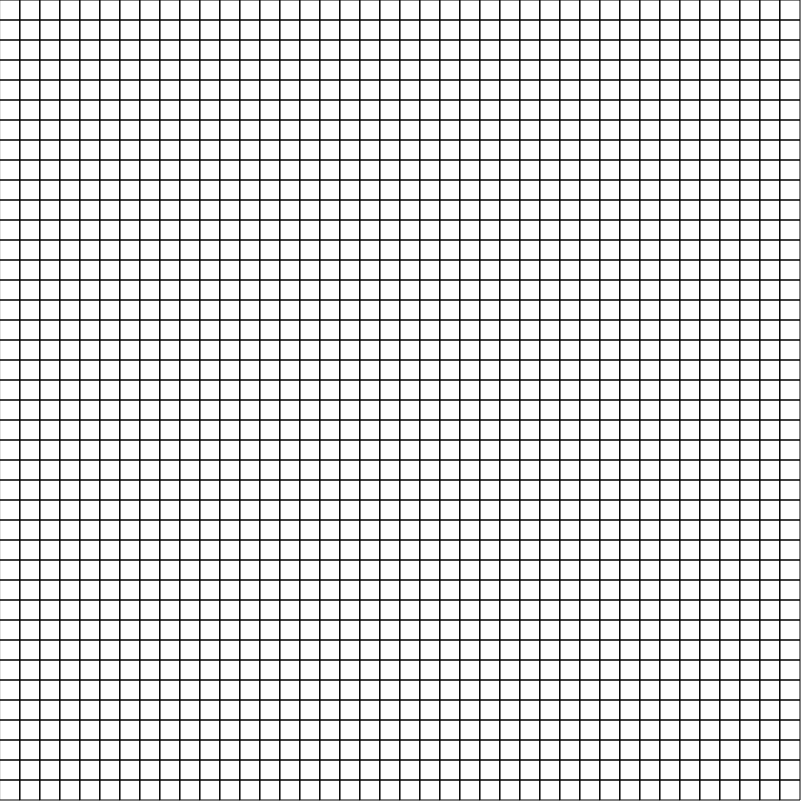
Frame 1 (no input)
Frame 60 (no input): identical to frame 1, image omitted
Frame 120 (the mouse pressed at the canvas centre since frame 60): identical to frame 1, image omitted

The p5.js sketch that drew this single still picture (run headless with seeded random() and noise() and a simulated clock; from frame 60 on, the mouse is pressed at the canvas centre):

// p5.js sketch
// ── sketch.js

function make2DArray(cols, rows) {
	var arr = new Array(cols);
	for (var i = 0; i < arr.length; i++) {
		arr[i] = new Array(rows);
	}
	return arr;
}

var grid;
var cols;
var rows;
var w = 20;

var totalBees = 100;

function setup() {
	let canvas = createCanvas(801, 801);
	canvas.position(windowWidth / 2 - width / 2, windowHeight / 2 - height / 2)

	cols = floor(width / w);
	rows = floor(height / w);
	grid = make2DArray(cols, rows);
	for (var i = 0; i < cols; i++) {
		for (var j = 0; j < rows; j++) {
			grid[i][j] = new Cell(i, j, w);
		}
	}

	// Pick totalBees spots
	var options = [];
	for (var i = 0; i < cols; i++) {
		for (var j = 0; j < rows; j++) {
			options.push([i, j]);
		}
	}


	for (var n = 0; n < totalBees; n++) {
		var index = floor(random(options.length));
		var choice = options[index];
		var i = choice[0];
		var j = choice[1];
		// Deletes that spot so it's no longer an option
		options.splice(index, 1);
		grid[i][j].bee = true;
	}


	for (var i = 0; i < cols; i++) {
		for (var j = 0; j < rows; j++) {
			grid[i][j].countBees();
		}
	}

}

function gameOver() {
	for (var i = 0; i < cols; i++) {
		for (var j = 0; j < rows; j++) {
			grid[i][j].revealed = true;
		}
	}
}

function mousePressed() {
	for (var i = 0; i < cols; i++) {
		for (var j = 0; j < rows; j++) {
			if (grid[i][j].contains(mouseX, mouseY)) {
				grid[i][j].reveal();

				if (grid[i][j].bee) {
					gameOver();
				}

			}
		}
	}
}

function draw() {
	background(255);
	for (var i = 0; i < cols; i++) {
		for (var j = 0; j < rows; j++) {
			grid[i][j].show();
		}
	}
}
// ── cell.js

class Cell {
	constructor(i, j, w) {
		this.i = i;
		this.j = j;
		this.x = i * w;
		this.y = j * w;
		this.w = w;
		this.neighborCount = 0;

		this.bee = false;
		this.revealed = false;
	}
	
	show() {
		stroke(0);
		noFill();
		rect(this.x, this.y, this.w, this.w);
		if (this.revealed) {
			if (this.bee) {
				fill(127);
				ellipse(this.x + this.w * 0.5, this.y + this.w * 0.5, this.w * 0.5);
			} else {
				fill(200);
				rect(this.x, this.y, this.w, this.w);
				if (this.neighborCount > 0) {
					textAlign(CENTER);
					fill(0);
					text(this.neighborCount, this.x + this.w * 0.5, this.y + this.w - 6);
				}
			}
		}
	}
	
	countBees() {
		if (this.bee) {
			this.neighborCount = -1;
			return;
		}
		var total = 0;
		for (var xoff = -1; xoff <= 1; xoff++) {
			var i = this.i + xoff;
			if (i < 0 || i >= cols)
				continue;

			for (var yoff = -1; yoff <= 1; yoff++) {
				var j = this.j + yoff;
				if (j < 0 || j >= rows)
					continue;

				var neighbor = grid[i][j];
				if (neighbor.bee) {
					total++;
				}
			}
		}
		this.neighborCount = total;
	}

	contains(x, y) {
		return (x > this.x && x < this.x + this.w && y > this.y && y < this.y + this.w);
	}

	reveal() {
		this.revealed = true;
		if (this.neighborCount == 0) {
			// flood fill time
			this.floodFill();
		}
	}

	floodFill() {
		for (var xoff = -1; xoff <= 1; xoff++) {
			var i = this.i + xoff;
			if (i < 0 || i >= cols)
				continue;

			for (var yoff = -1; yoff <= 1; yoff++) {
				var j = this.j + yoff;
				if (j < 0 || j >= rows)
					continue;

				var neighbor = grid[i][j];
				// Note the neighbor.bee check was not required.
				// See issue #184
				if (!neighbor.revealed) {
					neighbor.reveal();
				}
			}
		}
	}
}
